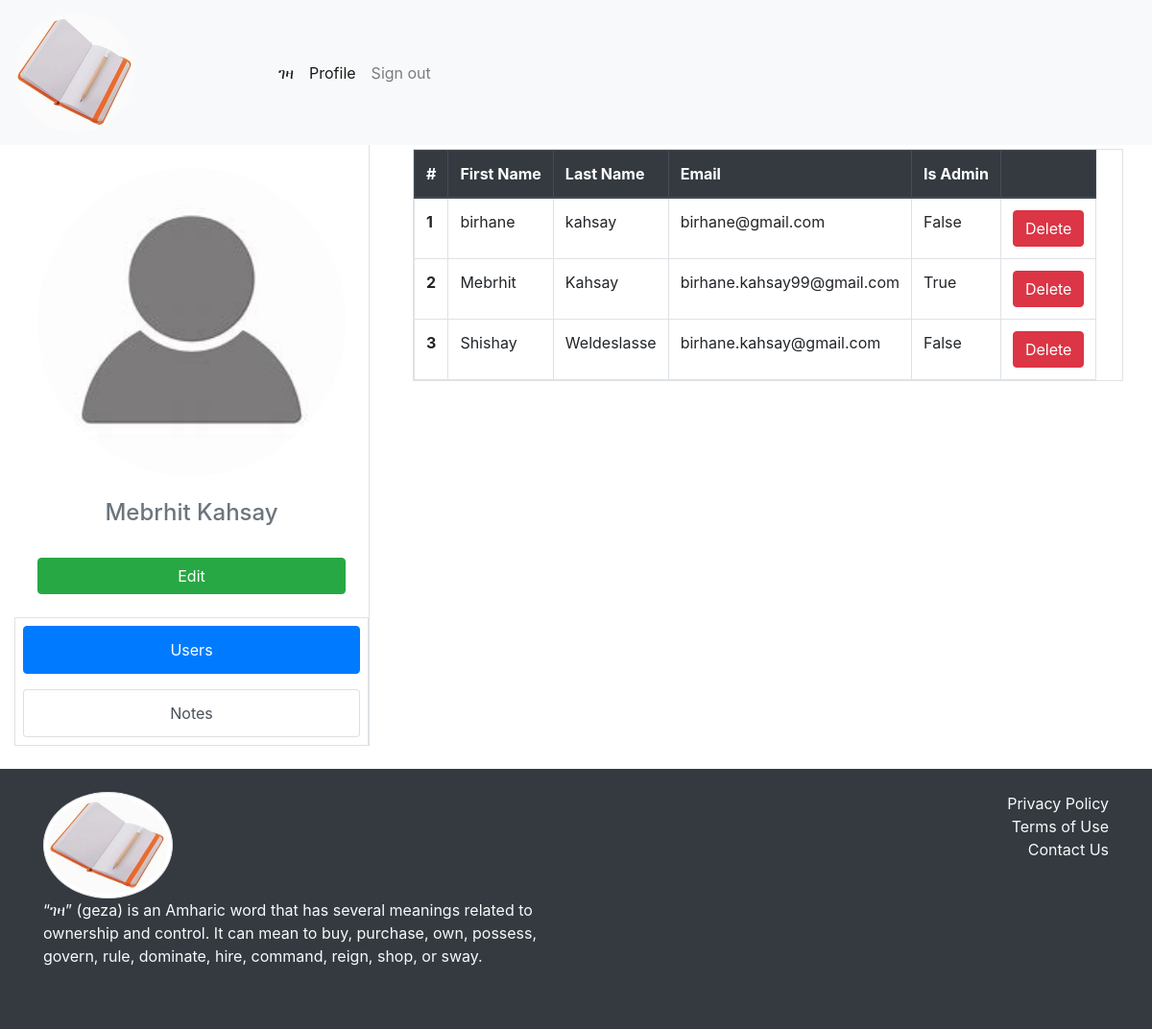
The page /profile/profile (signed in) on the database its author committed.
### note/models.py (models this page shows)
class User(note_db.Model, UserMixin):
    id = note_db.Column(note_db.Integer, primary_key = True)
    email = note_db.Column(note_db.String(150), unique = True)
    password = note_db.Column(note_db.String(200))
    first_name = note_db.Column(note_db.String(100))
    last_name = note_db.Column(note_db.String(100))
    is_admin = note_db.Column(note_db.Boolean, default = False)
    notes = note_db.relationship('Note')

### note/profile.py (the view)
@profile.route('/profile')
@login_required
def user_profile():
    all_users = User.query.all()
    mapper = "users"
    return render_template("dashboard.html", category = mapper, user=current_user, all_note_users = all_users, is_updating = update_controller)

### note/__init__.py (called while the page is built)
def create_app():
    app = Flask(__name__)
    app.config['SECRET_KEY'] = "HSGGDGjajajdkdgugd"
    app.config['SQLALCHEMY_DATABASE_URI'] = f'sqlite:///{DB_Name}'
    note_db.init_app(app)
    from .views import views
    from .auth import auth
    from .profile import profile
    app.register_blueprint(views,url_prefix = '/')
    app.register_blueprint(auth,url_prefix = '/auth/')
    app.register_blueprint(profile, url_prefix ='/profile/')
    from .models import User, Note
    create_database(app)
    login_manager = LoginManager()
    login_manager.init_app(app)
    login_manager.login_view = 'auth.login'
    @login_manager.user_loader
    def load_user(id):
        return User.query.get(int(id))
    return app

### note/templates/dashboard.html (shortened to what this page needs)
<!DOCTYPE html>
<html lang="en">
<head>
    <link rel="stylesheet" href="https://stackpath.bootstrapcdn.com/bootstrap/4.3.1/css/bootstrap.min.css">
</head>
<body>
    {% include "navbar.html" %}
    <div class="container-fluid">
        <div class="row">
            <div class="col-md-4">
                {% include "dashboardManager.html" %}
            </div>
            <div class="col-md-8">
                    {% include "dashboardViewer.html" %}
            </div>
        </div>
    </div>
{%  include "footer.html" %}
</body>
</html>

### note/templates/dashboardManager.html
<div class="d-flex flex-column bg-purple-dark border-right" id="wrapper">
    <div class="d-flex flex-column h-50 m-4 justify-content-start text-body  align-center rounded text-white">
        <img class="rounded-circle h-20 w-20" src="{{url_for('static', filename='profile.jpeg')}}" alt=" profile">
        <p class="text-center text-secondary p-4 h4">{{ user.first_name + " " + user.last_name}}</p>
        <a href="/profile/user/update/{{user.id}}" class="btn btn-success">Edit</a>
    </div>
    <ul class="list-group list-unstyled d-inline text-center border">
        <li class="p-2"><a class="list-group-item hover-shadow list-group-item-action active" href="/profile/profile">Users</a></li>
        <li class="p-2"><a class="list-group-item hover-shadow  list-group-item-action" href="/profile/get-all-notes">Notes</a></li>
    </ul>
</div>

### note/templates/dashboardViewer.html
<div class="container mt-1">
    {% if is_updating %}
    <div class="card-body">
        <form method="POST" action="/profile/user/update/{{retrieved.id}}/123456098">
            <div class="form-group">
                <label for="firstName">First Name</label>
                <input type="text" class="form-control" id="firstName" value="{{retrieved.first_name}}" name="firstName" required>
            </div>
            <div class="form-group">
                <label for="lastName">Last Name</label>
                <input type="text" class="form-control" value="{{retrieved.last_name}}" id="lastName" name="lastName" required>
            </div>
            <div class="form-group">
                <label for="password">Password</label>
                <input type="password" class="form-control" id="password" value="{{retrieved.password}}" name="password" required>
            </div>
            <button type="submit" class="btn btn-success">Update</button>
        </form>
    </div>
    {% else %}
        {% if category == "users" %}
            <table class="table table-bordered table-responsive">
                <thead class="thead-dark">
                    <tr>
                        <th scope="col">#</th>
                        <th scope="col">First Name</th>
                        <th scope="col">Last Name</th>
                        <th scope="col">Email</th>
                        <th scope="col">Is Admin</th>
                        <th scope="colgroup" colspan="2"></th>
                    </tr>
                </thead>
                <tbody>
                    {% for user in all_note_users %}
                    <tr>
                        <th scope="row">{{ user.id  }}</th>
                        <td>{{ user.first_name }}</td>
                        <td>{{ user.last_name }}</td>
                        <td>{{ user.email }}</td>
                        <td>{{ user.is_admin }}</td>
                        <td><a href="/profile/user/delete/{{user.id}}" class="btn btn-danger">Delete</a></td>
                    </tr>
                    {% endfor %}
                </tbody>
            </table>
        {% elif category == "notes" %}
            {% include "adminNotes.html" %}
        {% endif %}
    {% endif %}
</div>

### rows shown on the page
User: first_name+last_name "Mebrhit Kahsay", id "2", first_name "Mebrhit", last_name "Kahsay", email "birhane.kahsay99@gmail.com", is_admin "True"
User: id "1", first_name "birhane", last_name "kahsay", email "birhane@gmail.com", is_admin "False"
User: id "3", first_name "Shishay", last_name "Weldeslasse", email "birhane.kahsay@gmail.com", is_admin "False"
